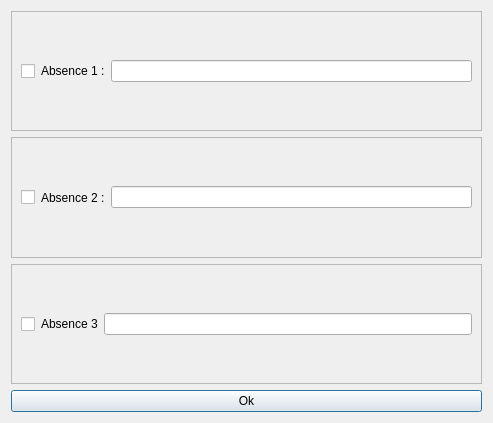
<?xml version="1.0" encoding="UTF-8"?>
<ui version="4.0">
 <class>view_absences</class>
 <widget class="QDialog" name="view_absences">
  <property name="geometry">
   <rect>
    <x>0</x>
    <y>0</y>
    <width>493</width>
    <height>423</height>
   </rect>
  </property>
  <property name="windowTitle">
   <string>Dialog</string>
  </property>
  <layout class="QGridLayout" name="gridLayout">
   <item row="0" column="0">
    <layout class="QVBoxLayout" name="verticalLayout">
     <item>
      <widget class="QFrame" name="frame_3">
       <property name="frameShape">
        <enum>QFrame::StyledPanel</enum>
       </property>
       <property name="frameShadow">
        <enum>QFrame::Raised</enum>
       </property>
       <layout class="QHBoxLayout" name="horizontalLayout">
        <item>
         <widget class="QCheckBox" name="checkBox">
          <property name="sizePolicy">
           <sizepolicy hsizetype="Preferred" vsizetype="Preferred">
            <horstretch>0</horstretch>
            <verstretch>0</verstretch>
           </sizepolicy>
          </property>
          <property name="text">
           <string/>
          </property>
         </widget>
        </item>
        <item>
         <widget class="QLabel" name="l1">
          <property name="text">
           <string>Absence 1 :</string>
          </property>
         </widget>
        </item>
        <item>
         <widget class="QLineEdit" name="ab1"/>
        </item>
       </layout>
      </widget>
     </item>
     <item>
      <widget class="QFrame" name="frame_2">
       <property name="frameShape">
        <enum>QFrame::StyledPanel</enum>
       </property>
       <property name="frameShadow">
        <enum>QFrame::Raised</enum>
       </property>
       <layout class="QHBoxLayout" name="horizontalLayout_2">
        <item>
         <widget class="QCheckBox" name="checkBox_2">
          <property name="sizePolicy">
           <sizepolicy hsizetype="Preferred" vsizetype="Preferred">
            <horstretch>0</horstretch>
            <verstretch>0</verstretch>
           </sizepolicy>
          </property>
          <property name="text">
           <string/>
          </property>
         </widget>
        </item>
        <item>
         <widget class="QLabel" name="l2">
          <property name="text">
           <string>Absence 2 :</string>
          </property>
         </widget>
        </item>
        <item>
         <widget class="QLineEdit" name="ab2"/>
        </item>
       </layout>
      </widget>
     </item>
     <item>
      <widget class="QFrame" name="frame_1">
       <property name="frameShape">
        <enum>QFrame::StyledPanel</enum>
       </property>
       <property name="frameShadow">
        <enum>QFrame::Raised</enum>
       </property>
       <layout class="QHBoxLayout" name="horizontalLayout_3">
        <item>
         <widget class="QCheckBox" name="checkBox_3">
          <property name="sizePolicy">
           <sizepolicy hsizetype="Preferred" vsizetype="Preferred">
            <horstretch>0</horstretch>
            <verstretch>0</verstretch>
           </sizepolicy>
          </property>
          <property name="text">
           <string/>
          </property>
         </widget>
        </item>
        <item>
         <widget class="QLabel" name="l3">
          <property name="text">
           <string>Absence 3</string>
          </property>
         </widget>
        </item>
        <item>
         <widget class="QLineEdit" name="ab3"/>
        </item>
       </layout>
      </widget>
     </item>
     <item>
      <widget class="QPushButton" name="pushButton_2">
       <property name="text">
        <string>Ok</string>
       </property>
      </widget>
     </item>
    </layout>
   </item>
  </layout>
 </widget>
 <resources/>
 <connections/>
</ui>
